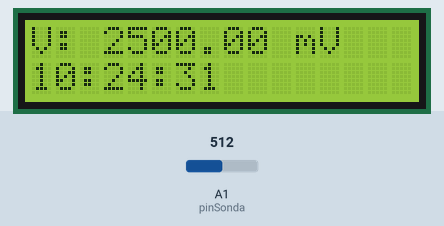
Recording of a sketch running on a simulated Arduino Uno, built with avr-gcc and run on an emulated ATmega328P. On the bench: 16×2 character LCD. Inputs (shaded band) come from the test bench; at power-on: A1 (pinSonda) = 512. The local clock reads 2024-03-15 10:24:30 at power-on unless the sketch sets it; storage starts empty.

Above: at 1.2 s.
1.3 s: A1 (pinSonda) set to 716
At 2.8 s:
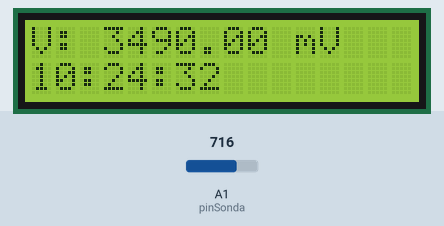
3.5 s: A1 (pinSonda) set to 900
At 4.8 s:
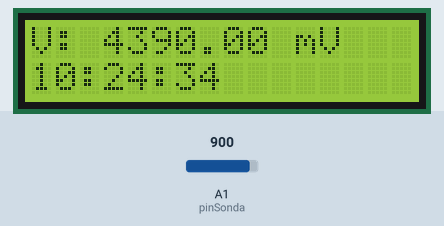
5.5 s: A1 (pinSonda) set to 1023
At 6.3 s:
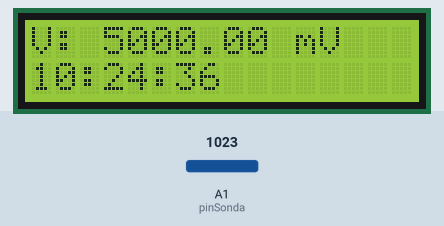
Timing chart, 0 to 8.5 s (numbered marks = the images above; inputs shaded):
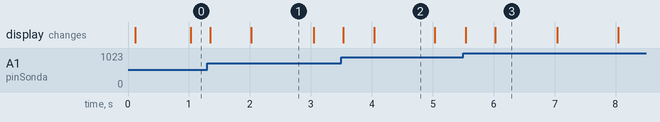

The sketch:

Suelo_SD.ino
```cpp
#include "Def.h"
void setup() {
wdt_disable();
#include "Conf.h"
wdt_enable(WDTO_4S);


}

void loop()
{
  tiempoActual(); //RTC
  principal(); //MENU
  enviarDatos(); //RTC
  watchdogSetup(); //perro guardian
}
```

Conf.h
```cpp
Wire.begin(); // Inicia el puerto I2C
//LCD
lcd.init();
lcd.backlight();
lcd.clear();
//RTC
RTC.begin();
//COMUNICACION UART
//Serial.begin(9600);
//Perro
watchdogSetup();
//humedad suelo
 pinMode(pinSonda, INPUT);
 //SD
 SD.begin(10);
```

Def.h
```cpp
// LCD
#include <LiquidCrystal_I2C.h>
LiquidCrystal_I2C lcd(0x3F, 16, 2);
#define imprimir(cadena){lcd.print(cadena);}

//SD
#include <SPI.h>
#include <SdFat.h>
SdFat SD;

File myFile;

// RTC
#include "RTClib.h"
RTC_DS3231 RTC;
short anio = 0;
byte mes = 0;
byte dia = 0;
byte hora = 0;
byte minuto =  0;
byte segundo = 0;
String mensajeS = " ";

//Humedad suelo
#define pinSonda A1
unsigned long previo=0;
float escala = 0.1;
int cont1=0;
float voltaje;
float voltajeProm;
float lectura;
float voltajeSum=0;
String mensajeSalidaSuelo = "";


//WATCHDOG
#include <avr/wdt.h>
```

MENU.ino
```cpp
void principal()
{
  lcd.setCursor(0, 0);
  imprimir("V: "); lcd.print(voltaje);
  lcd.setCursor(10, 0);
  imprimir(" "); imprimir("mV");
  lcd.setCursor(0, 1);
  if (hora < 10)
  {
    imprimir("0");
  }
  imprimir(hora);
  imprimir(":");
  if (minuto < 10)
  {
    imprimir("0");
  }
  imprimir(minuto);
  imprimir(":");
  if (segundo < 10)
  {
    imprimir("0");
  }
  imprimir(segundo);
}
```

RTC.ino
```cpp
void tiempoActual()
{
  DateTime now = RTC.now(); // Obtiene la fecha y hora del RTC
  anio = now.year();
  mes = now.month();
  dia = now.day();
  hora = now.hour();
  minuto =  now.minute();
  segundo = now.second();
}

void enviarDatos() {

  if((millis()-previo) <= 60000)
  {
    lectura = analogRead(pinSonda);
    lectura = map(lectura, 0, 1023, 0, 500);
    voltaje = lectura/escala;
    voltajeSum= voltajeSum + voltaje;
    cont1++;
  }
  else
  {
    previo=millis();
    voltajeProm= voltajeSum / cont1;
    cont1=0;
    voltajeSum=0;
    mensajeSalidaSuelo.reserve(30);
    mensajeSalidaSuelo = String(anio) + "-" + String(mes) + "-" + String(dia) + " " + String(hora) + ":" + String(minuto) + ":" + String(segundo) + ',' + String(voltajeProm) + ';';
    //Serial.println(mensajeSalidaSuelo);
    myFile = SD.open("DATOS.txt", FILE_WRITE);
    myFile.println(mensajeSalidaSuelo);
    myFile.close();

  }
}
```

watchdog.ino
```cpp
void watchdogSetup()
{
wdt_reset();
}
```

Measured:
- what the display in image 1 shows lasts 1.0 s, from 2.0 s to 3.0 s
